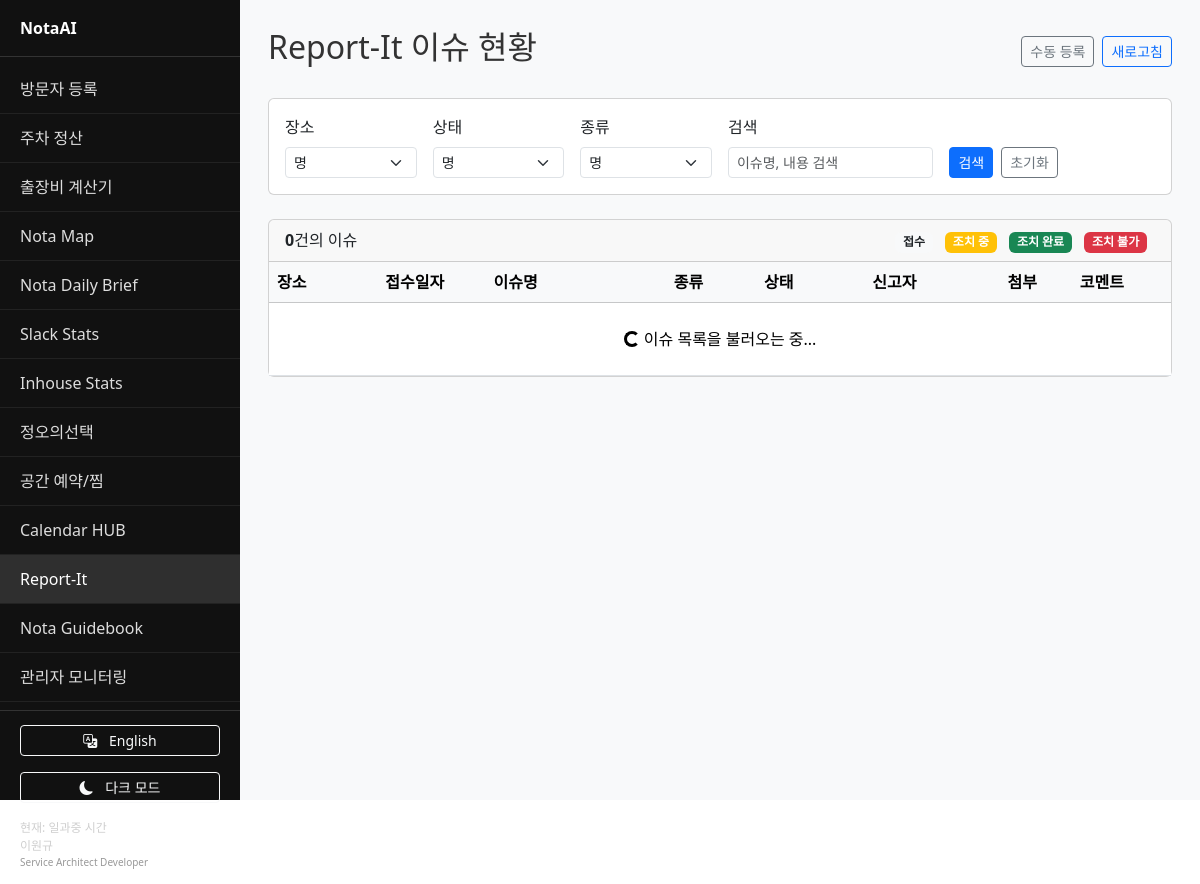
Screenshot of /report with the database file from the repository.
### tables this page shows
CREATE TABLE hris_employees (
  employee_id TEXT PRIMARY KEY,
  name TEXT NOT NULL,
  gender TEXT,
  dob TEXT,
  org_code TEXT NOT NULL,
  org_name TEXT NOT NULL,
  title TEXT,
  hire_date TEXT,
  email TEXT,
  location TEXT,
  is_active BOOLEAN DEFAULT 1,
  synced_at TEXT DEFAULT CURRENT_TIMESTAMP
);

### services/report.py (the view)
@bp.route('/report')
def list_reports():
    user_email = 'lwk9589@gmail.com'  # 이원규 - Service Architect
    user_info = get_user_info(user_email)
    lang = get_language_from_request(request)
    return render_template('report/list.html',
                         active='report',
                         user=user_info,
                         lang=lang)

### db.py (called while the page is built)
def get_db():
    if 'db' not in g:
        g.db = sqlite3.connect(DB_PATH)
        g.db.row_factory = sqlite3.Row
    return g.db

### i18n.py (called while the page is built)
def get_translation(key, lang='ko'):
    if lang not in _translations:
        lang = 'ko'
    keys = key.split('.')
    value = _translations[lang]
    try:
        for k in keys:
            value = value[k]
        return value
    except (KeyError, TypeError):
        if lang != 'ko':
            return get_translation(key, 'ko')
        return key

def get_language_from_request(request):
    lang = request.cookies.get('language', 'ko')
    if lang not in ['ko', 'en']:
        lang = 'ko'
    return lang

def t(key, lang=None):
    if lang is None:
        from flask import request
        lang = get_language_from_request(request)
    return get_translation(key, lang)

### services/report.py (called while the page is built, shortened)
def get_user_info(user_email):
    db = get_db()
    employee_count = db.execute("SELECT COUNT(*) as count FROM hris_employees").fetchone()
    if employee_count['count'] == 0:
        print("HRIS 데이터가 없어서 자동 동기화를 실행합니다...")
        sync_hris_employees()
    user_info = db.execute("""
        SELECT employee_id, name, org_code, org_name, title, email
        FROM hris_employees
        WHERE email = ? AND is_active = 1
    """, (user_email,)).fetchone()
    if user_info:
        is_admin = user_info['email'] == 'lwk9589@gmail.com'
        return {
            'employee_id': user_info['employee_id'],
            'name': user_info['name'],
            'org_code': user_info['org_code'],
            'org_name': user_info['org_name'],
            'title': user_info['title'],
            'email': user_info['email'],
            'is_admin': is_admin
        }

### templates/report/list.html (shortened to what this page needs)
{% extends "sidebar_base.html" %}
{% block content %}
<div class="d-flex justify-content-between align-items-center mb-4">
  <h2> {{ t('services.report') }} {{ t('report.issue_status') }}</h2>
  <div class="d-flex gap-2">
    <a href="#" class="btn btn-sm btn-outline-secondary" data-bs-toggle="modal" data-bs-target="#newIssueModal">
       {{ t('report.manual_registration') }}
    </a>
    <button class="btn btn-sm btn-outline-primary" onclick="refreshIssues()">
       {{ t('common.refresh') }}
    </button>
  </div>
</div>
<div class="card mb-4">
  <div class="card-body">
    <div class="row g-3">
      <div class="col-md-2">
        <label class="form-label">{{ t('report.location') }}</label>
        <select class="form-select form-select-sm" id="filterLocation">
          <option value="">{{ t('common.all') }}</option>
        </select>
      </div>
      <div class="col-md-2">
        <label class="form-label">{{ t('report.status') }}</label>
        <select class="form-select form-select-sm" id="filterStatus">
          <option value="">{{ t('common.all') }}</option>
        </select>
      </div>
      <div class="col-md-2">
        <label class="form-label">{{ t('report.type') }}</label>
        <select class="form-select form-select-sm" id="filterType">
          <option value="">{{ t('common.all') }}</option>
        </select>
      </div>
      <div class="col-md-3">
        <label class="form-label">{{ t('report.search') }}</label>
        <input type="text" class="form-control form-control-sm" id="searchKeyword" placeholder="{{ t('report.search_placeholder') }}">
      </div>
      <div class="col-md-3">
        <label class="form-label">&nbsp;</label>
        <div class="d-flex gap-2">
          <button class="btn btn-primary btn-sm" onclick="applyFilters()">
             {{ t('report.search') }}
          </button>
          <button class="btn btn-outline-secondary btn-sm" onclick="clearFilters()">
             {{ t('report.reset') }}
          </button>
        </div>
      </div>
    </div>
  </div>
</div>
<div class="card">
  <div class="card-header d-flex justify-content-between">
    <span><strong id="issueCount">0</strong>{{ t('report.issues_count') }}</span>
    <div class="d-flex gap-2">
      <div class="legend">
        <span class="badge bg-light text-dark">{{ t('report.received') }}</span>
        <span class="badge bg-warning">{{ t('report.in_progress') }}</span>
        <span class="badge bg-success">{{ t('report.completed') }}</span>
        <span class="badge bg-danger">{{ t('report.cannot_fix') }}</span>
      </div>
    </div>
  </div>
  <div class="card-body p-0">
    <div class="table-responsive">
      <table class="table table-hover mb-0">
        <thead class="table-light">
          <tr>
            <th style="width: 12%">{{ t('report.location') }}</th>
            <th style="width: 12%">{{ t('report.reported_date') }}</th>
            <th style="width: 20%">{{ t('report.issue_name') }}</th>
            <th style="width: 10%">{{ t('report.type') }}</th>
            <th style="width: 12%">{{ t('report.status') }}</th>
            <th style="width: 15%">{{ t('report.reporter') }}</th>
            <th style="width: 8%">{{ t('report.attachment') }}</th>
            <th style="width: 8%">{{ t('report.comment') }}</th>
            <th style="width: 3%"></th>
          </tr>
        </thead>
        <tbody id="issueTableBody">
          <tr>
            <td colspan="9" class="text-center py-4">
              <div class="spinner-border spinner-border-sm" role="status">
              </div>
              이슈 목록을 불러오는 중...
            </td>
          </tr>
        </tbody>
      </table>
    </div>
  </div>
</div>
{% endblock %}

### templates/sidebar_base.html (shortened to what this page needs)
<!DOCTYPE html>
<html lang="{{ lang }}">
<head>
  <link href="https://cdn.jsdelivr.net/npm/bootstrap@5.3.3/dist/css/bootstrap.min.css" rel="stylesheet" />
</head>
<body>
<div class="layout">
  <aside class="sidebar">
    <div>
      <div class="logo">NotaAI</div>
      <nav class="menu">
        <a href="#" aria-disabled="true">{{ t('sidebar.visitor_registration') }}</a>
        <a href="#" aria-disabled="true">{{ t('sidebar.parking_settlement') }}</a>
        <a href="#" aria-disabled="true">{{ t('sidebar.expense_calculator') }}</a>
        <a href="#" aria-disabled="true">{{ t('sidebar.nota_map') }}</a>
        <a href="#" aria-disabled="true">{{ t('sidebar.nota_daily_brief') }}</a>
        <a href="#" aria-disabled="true">{{ t('sidebar.slack_stats') }}</a>
        <a href="#" aria-disabled="true">{{ t('sidebar.inhouse_stats') }}</a>
        <a href="{{ url_for('noonpick.lunch_home') }}" class="{{ 'active' if active=='noonpick' else '' }}">{{ t('services.noonpick') }}</a>
        <a href="{{ url_for('booker.booker_home') }}" class="{{ 'active' if active=='booker' else '' }}">{{ t('services.booker') }}</a>
        <a href="{{ url_for('calendar.calendar_home') }}" class="{{ 'active' if active=='calendar' else '' }}">{{ t('services.calendar') }}</a>
        <a href="{{ url_for('report.list_reports') }}" class="{{ 'active' if active=='report' else '' }}">{{ t('services.report') }}</a>
        <a href="{{ url_for('guidebook.guidebook_home') }}" class="{{ 'active' if active=='guidebook' else '' }}">{{ t('services.guidebook') }}</a>
        {% if user.is_admin %}
        <a href="{{ url_for('admin.dashboard') }}" class="{{ 'active' if active=='admin' else '' }}">{{ t('services.admin_monitoring') }}</a>
        {% endif %}
      </nav>
    </div>
    <div class="footer">
      <div class="language-toggle mb-3">
        <button id="languageToggle" class="btn btn-sm btn-outline-light w-100">
          <i class="bi bi-translate me-2"></i>
          <span id="languageText">{{ 'English' if lang == 'ko' else '한국어' }}</span>
        </button>
      </div>
      <div class="theme-toggle mb-3">
        <button id="themeToggle" class="btn btn-sm btn-outline-light w-100" onclick="toggleTheme()">
          <i id="themeIcon" class="bi bi-moon-fill me-2"></i>
          <span id="themeText">{{ t('common.dark_mode') }}</span>
        </button>
      </div>
      <div>{{ t('sidebar.current_time') }}</div>
      <div>{{ user.name if user.name else user.email }}</div>
      <div style="font-size: 10px; color: #999;">{{ user.org_name if user.org_name else '' }} {{ user.title if user.title else '' }}</div>
    </div>
  </aside>
  <main class="content">
    {% block content %}{% endblock %}
  </main>
</div>
<link rel="stylesheet" href="https://cdn.jsdelivr.net/npm/bootstrap-icons@1.11.0/font/bootstrap-icons.css">
</body>
</html>

### templates/sidebar_base.html (style rules this page uses)
:root { --sidebar-bg: #111; --sidebar-text: #fff; --sidebar-border: #333; --sidebar-hover: #2f2f2f; --sidebar-footer: #cfcfcf; --content-bg: #f8f9fa; --content-text: #333; --card-bg: #fff; --card-border: #dee2e6; --text-muted: #6c757d; }
html, body { height: 100%; transition: background-color 0.3s ease, color 0.3s ease; }
.layout { display: flex; height: 100vh; }
.sidebar { width: 240px; background: var(--sidebar-bg); color: var(--sidebar-text); display: flex; flex-direction: column; justify-content: space-between; transition: background-color 0.3s ease, color 0.3s ease; }
.logo { padding: 16px 20px; font-weight: 700; border-bottom: 1px solid var(--sidebar-border); }
.menu { padding: 8px 0; }
.menu a { display: block; padding: 12px 20px; color: #ddd; text-decoration: none; border-bottom: 1px solid #222; transition: all 0.3s ease; }
.menu a.active, .menu a:hover { background: var(--sidebar-hover); color: var(--sidebar-text); }
.footer { padding: 14px 20px; font-size: 12px; border-top: 1px solid var(--sidebar-border); color: var(--sidebar-footer); }
.content { flex: 1; padding: 28px; background: var(--content-bg); color: var(--content-text); overflow: auto; transition: background-color 0.3s ease, color 0.3s ease; }
.theme-toggle .btn { transition: all 0.3s ease; }

### templates/report/list.html (style rules this page uses)
.legend .badge { margin-right: 8px; }
.table th { border-top: none; font-weight: 600; background-color: #f8f9fa; }

### rows the page displays
hris_employees: name "이원규", org_name "Service Architect", title "Developer"

### other values shown
{{ t('sidebar.visitor_registration') }} "방문자 등록"
{{ t('sidebar.parking_settlement') }} "주차 정산"
{{ t('sidebar.expense_calculator') }} "출장비 계산기"
{{ t('sidebar.nota_map') }} "Nota Map"
{{ t('sidebar.nota_daily_brief') }} "Nota Daily Brief"
{{ t('sidebar.slack_stats') }} "Slack Stats"
{{ t('sidebar.inhouse_stats') }} "Inhouse Stats"
{{ t('services.noonpick') }} "정오의선택"
{{ t('services.booker') }} "공간 예약/찜"
{{ t('services.calendar') }} "Calendar HUB"
{{ t('services.report') }} "Report-It"
{{ t('services.guidebook') }} "Nota Guidebook"
{{ t('services.admin_monitoring') }} "관리자 모니터링"
{{ 'English' if lang == 'ko' else '한국어' }} "English"
{{ t('sidebar.current_time') }} "현재: 일과중 시간"
